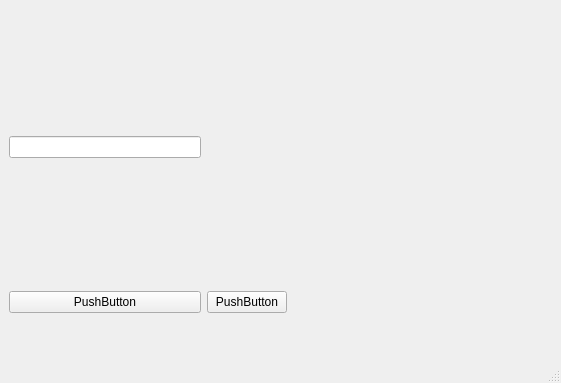
<?xml version="1.0" encoding="UTF-8"?>
<ui version="4.0">
 <class>MainWindow</class>
 <widget class="QMainWindow" name="MainWindow">
  <property name="geometry">
   <rect>
    <x>0</x>
    <y>0</y>
    <width>561</width>
    <height>383</height>
   </rect>
  </property>
  <property name="windowTitle">
   <string>MainWindow</string>
  </property>
  <widget class="QWidget" name="centralwidget">
   <layout class="QGridLayout" name="gridLayout">
    <item row="0" column="0">
     <widget class="QLineEdit" name="lineEdit"/>
    </item>
    <item row="1" column="0">
     <widget class="QPushButton" name="pushButton">
      <property name="text">
       <string>PushButton</string>
      </property>
     </widget>
    </item>
    <item row="1" column="1">
     <widget class="QPushButton" name="pushButton_2">
      <property name="text">
       <string>PushButton</string>
      </property>
     </widget>
    </item>
    <item row="0" column="2">
     <widget class="MplWidget" name="widget" native="true">
      <property name="minimumSize">
       <size>
        <width>259</width>
        <height>200</height>
       </size>
      </property>
     </widget>
    </item>
   </layout>
  </widget>
  <widget class="QMenuBar" name="menubar">
   <property name="geometry">
    <rect>
     <x>0</x>
     <y>0</y>
     <width>561</width>
     <height>23</height>
    </rect>
   </property>
  </widget>
  <widget class="QStatusBar" name="statusbar"/>
 </widget>
 <customwidgets>
  <customwidget>
   <class>MplWidget</class>
   <extends>QWidget</extends>
   <header>mplwidget.h</header>
   <container>1</container>
  </customwidget>
 </customwidgets>
 <resources/>
 <connections/>
</ui>
